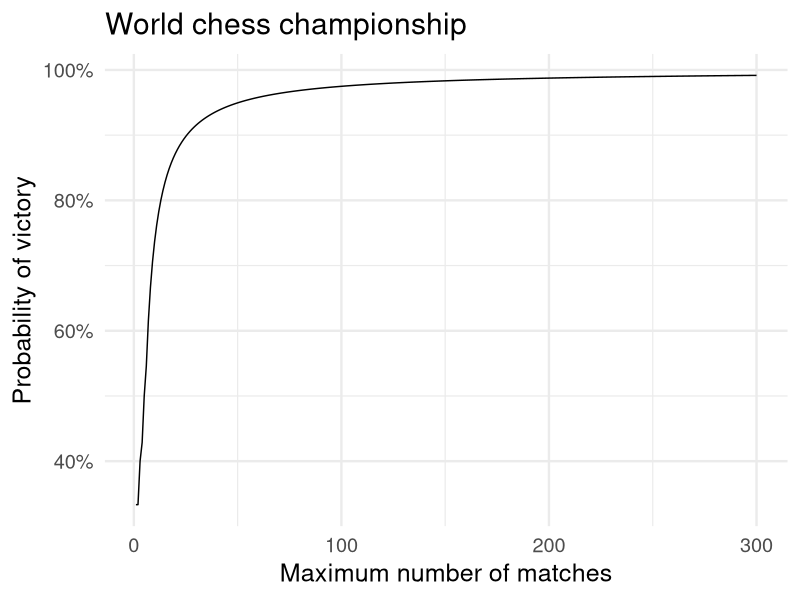
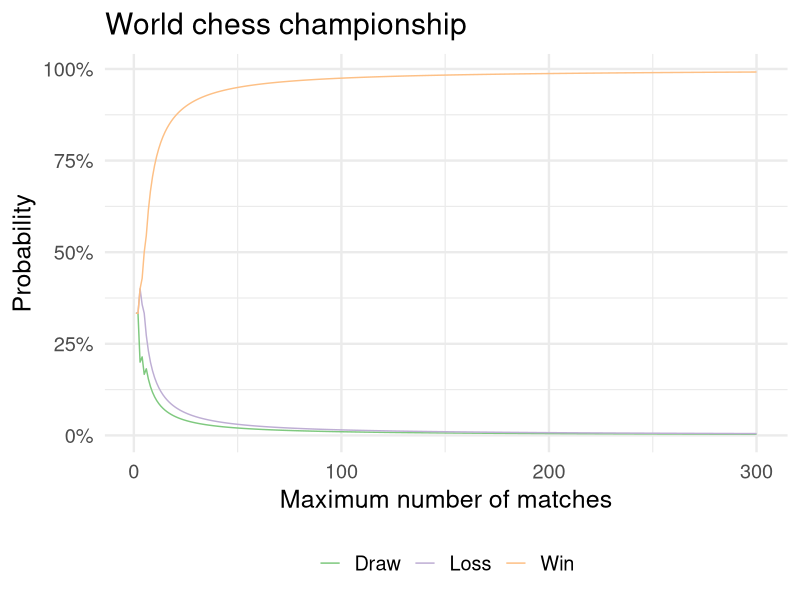

R code for these plots, in order:
## ---- chunk 1
knitr::opts_chunk$set(cache = TRUE)
options(digits = 4)
## ---- chunk 2
library(tidyverse)
library(magrittr)

theme_set(theme_minimal(base_size = 18))
## ---- chunk 3
chess_outcomes <- function(n_matches, prob){
  # define all possibilities
  X <- expand.grid(n = 0:n_matches,
                   k = 0:3) %>%
    as.matrix %>%
    t
  X <- X[, colSums(X) <= n_matches]
  X <- rbind(X, n_matches:n_matches - colSums(X))
  dimnames(X) <- list(c("win", "lose", "draw"), NULL)
  
  # calculate probabilities of each outcome
  X_prob <- array_branch(X, margin = 2) %>%
    map_dbl(dmultinom, prob = prob)
  
  # combine together
  outcomes <- X %>%
    t %>%
    as_tibble %>%
    mutate(points = win * 1 + lose * 0 + draw * .5,
           prob = X_prob)
  
  return(outcomes)
}
## ---- chunk 4
# iterate over a varying number of matches
varying_matches <- data_frame(n_matches = 1:300) %>%
  mutate(outcomes = map(n_matches, chess_outcomes, prob = c(0.2, 0.15, 0.65)),
         prob_win = map2_dbl(outcomes, n_matches, ~ mean(.x$points > (.y / 2))),
         prob_draw = map2_dbl(outcomes, n_matches, ~ mean(.x$points == (.y / 2))),
         prob_loss = map2_dbl(outcomes, n_matches, ~ mean(.x$points < (.y / 2))))
## ---- chunk 5
ggplot(varying_matches, aes(n_matches, prob_win)) +
  geom_line() +
  scale_y_continuous(labels = scales::percent) +
  labs(title = "World chess championship",
       x = "Maximum number of matches",
       y = "Probability of victory")

varying_matches %>%
  gather(outcome, prob, starts_with("prob")) %>%
  mutate(outcome = str_remove(outcome, "prob_"),
         outcome = str_to_title(outcome)) %>%
  ggplot(aes(n_matches, prob, color = outcome)) +
  geom_line() +
  scale_y_continuous(labels = scales::percent) +
  scale_color_brewer(type = "qual") +
  labs(title = "World chess championship",
       x = "Maximum number of matches",
       y = "Probability",
       color = NULL) +
  theme(legend.position = "bottom")
